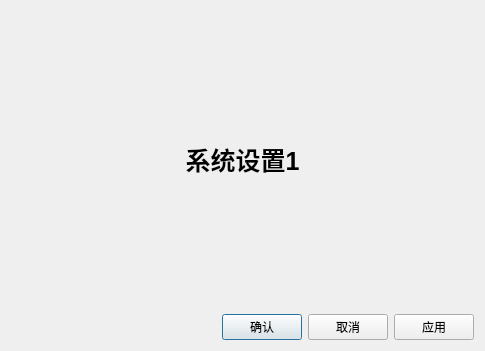
<?xml version="1.0" encoding="UTF-8"?>
<ui version="4.0">
 <class>SettingDialog</class>
 <widget class="QDialog" name="SettingDialog">
  <property name="geometry">
   <rect>
    <x>0</x>
    <y>0</y>
    <width>485</width>
    <height>351</height>
   </rect>
  </property>
  <property name="windowTitle">
   <string>Dialog</string>
  </property>
  <layout class="QVBoxLayout" name="verticalLayout">
   <item>
    <widget class="QWidget" name="widget" native="true">
     <layout class="QGridLayout" name="gridLayout">
      <item row="0" column="0">
       <widget class="QLabel" name="label">
        <property name="font">
         <font>
          <pointsize>19</pointsize>
          <bold>true</bold>
         </font>
        </property>
        <property name="text">
         <string>系统设置1</string>
        </property>
        <property name="alignment">
         <set>Qt::AlignCenter</set>
        </property>
       </widget>
      </item>
     </layout>
    </widget>
   </item>
   <item>
    <layout class="QHBoxLayout" name="horizontalLayout">
     <item>
      <spacer name="horizontalSpacer">
       <property name="orientation">
        <enum>Qt::Horizontal</enum>
       </property>
       <property name="sizeHint" stdset="0">
        <size>
         <width>40</width>
         <height>20</height>
        </size>
       </property>
      </spacer>
     </item>
     <item>
      <widget class="QPushButton" name="pushButton_OK">
       <property name="text">
        <string>确认</string>
       </property>
      </widget>
     </item>
     <item>
      <widget class="QPushButton" name="pushButton_Cancel">
       <property name="text">
        <string>取消</string>
       </property>
      </widget>
     </item>
     <item>
      <widget class="QPushButton" name="pushButton_Apply">
       <property name="text">
        <string>应用</string>
       </property>
      </widget>
     </item>
    </layout>
   </item>
  </layout>
 </widget>
 <resources/>
 <connections/>
</ui>
